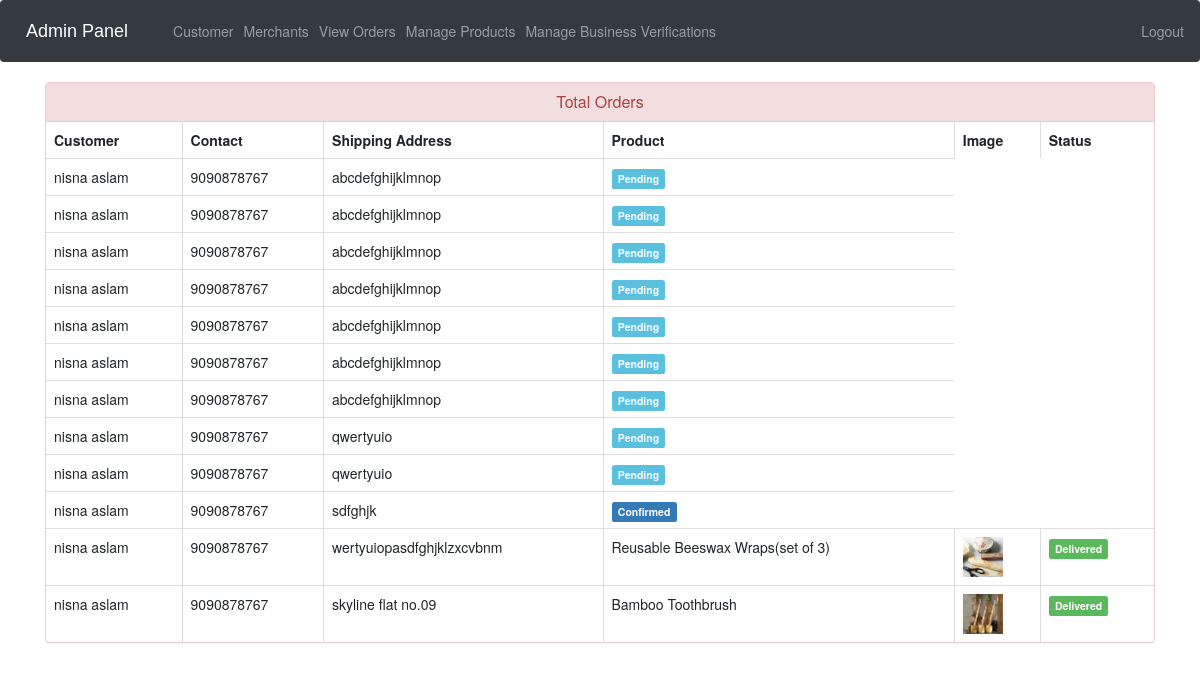
Before: /admin-view-booking (signed in) with the older database file.
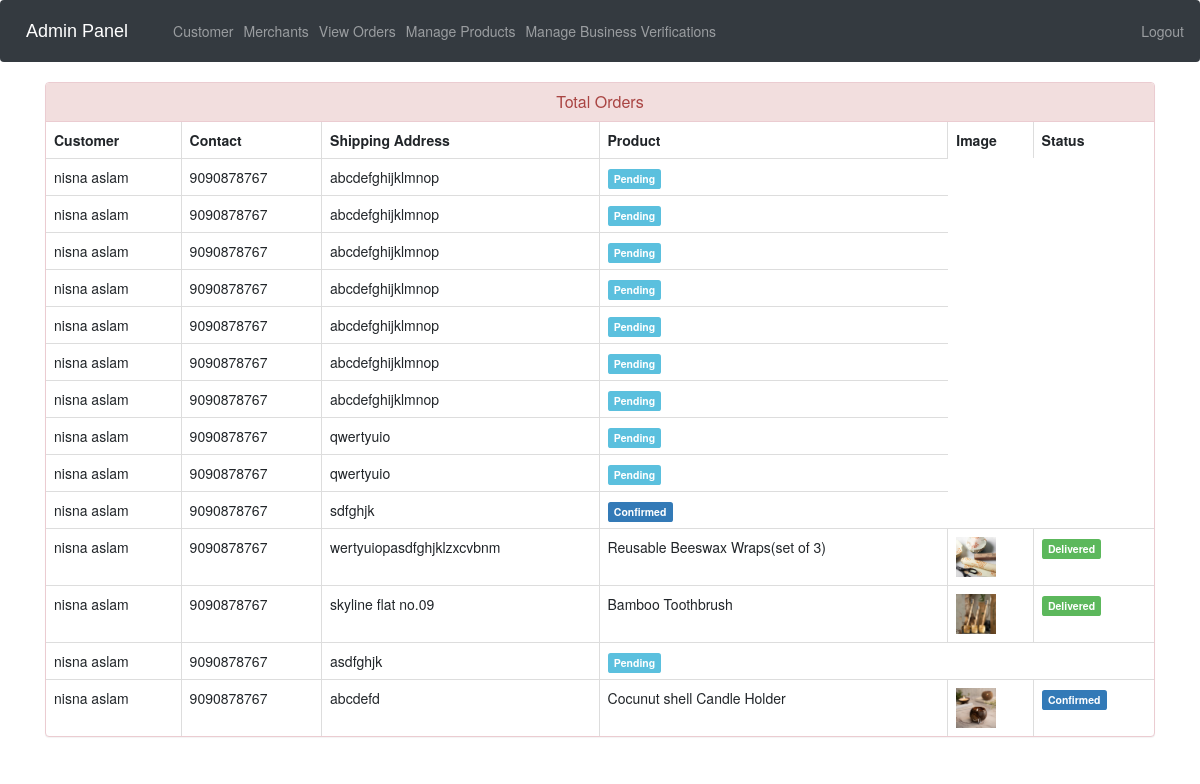
After: the same page with the newer database file.
### ecom/models.py (models this page shows, shortened)
class Orders(models.Model):
    STATUS =(
        ('Pending','Pending'),
        ('Order Confirmed','Order Confirmed'),
        ('Out for Delivery','Out for Delivery'),
        ('Delivered','Delivered'),
    )
    SHIPPING_METHODS = (
        ('standard', 'Standard Shipping'),
        ('express', 'Express Shipping'),
        ('eco', 'Eco-Friendly Shipping'),
    )
    customer=models.ForeignKey('Customer', on_delete=models.CASCADE,null=True)
    email = models.CharField(max_length=50,null=True)
    address = models.CharField(max_length=500,null=True)
    mobile = models.CharField(max_length=20,null=True)
    order_date= models.DateField(auto_now_add=True,null=True)
    total_amount=models.DecimalField(max_digits=10,decimal_places=2,null=True)
    total_carbon_footprint = models.DecimalField(max_digits=10, decimal_places=2)
    shipping_method = models.CharField(max_length=50, choices=SHIPPING_METHODS)
    shipping_carbon_offset = models.DecimalField(max_digits=10, decimal_places=2, null=True, blank=True)
    status=models.CharField(max_length=50,null=True,choices=STATUS,default='Pending')
    is_paid = models.CharField(max_length=20,default=False,null=True,blank=True)
    razorpay_order_id = models.CharField(max_length=100, null=True, blank=True)

class Customer(models.Model):
    user=models.OneToOneField(User,on_delete=models.CASCADE)
    profile_pic= models.ImageField(upload_to='profile_pic/CustomerProfilePic/',null=True,blank=True)
    address = models.CharField(max_length=40)
    mobile = models.CharField(max_length=20,null=False)
    @property
    def get_name(self):
        return self.user.first_name+" "+self.user.last_name

class Product(models.Model):
    seller = models.ForeignKey(User, on_delete=models.CASCADE)  # Add this field
    name=models.CharField(max_length=40)
    product_image= models.ImageField(upload_to='product_image/',null=True,blank=True)
    price = models.PositiveIntegerField()
    description=models.CharField(max_length=40)
    category = models.ForeignKey(ProductCategory, on_delete=models.CASCADE, related_name='products')
    stock_quantity = models.PositiveIntegerField(default=0)
    sustainability_score = models.DecimalField(max_digits=5, decimal_places=2, null=True, blank=True)
    carbon_footprint = models.DecimalField(max_digits=10, decimal_places=2, default=0)
    materials_footprint = models.DecimalField(max_digits=10, decimal_places=2,null=True)
    production_footprint = models.DecimalField(max_digits=10, decimal_places=2,null=True)
    packaging_footprint = models.DecimalField(max_digits=10, decimal_places=2,null=True)
    transportation_footprint = models.DecimalField(max_digits=10, decimal_places=2,null=True)
    disposal_footprint = models.DecimalField(max_digits=10, decimal_places=2,null=True)
    materials_source = models.TextField(null=True)
    production_method = models.TextField(null=True)
    disposal_instructions = models.TextField(null=True)
    certification_details = models.TextField(null=True, blank=True)
    last_updated = models.DateTimeField(auto_now=True,null=True)

### ecom/views.py (the view)
# urls.py: path('admin-view-booking', views.admin_view_booking_view,name='admin-view-booking'),
@login_required(login_url='adminlogin')
def admin_view_booking_view(request):
    orders = models.Orders.objects.all()
    order_data = []
    for order in orders:
        order_items = models.OrderItem.objects.filter(order=order)
        products = [item.product for item in order_items]  # Extract product from OrderItem
        order_data.append({
            'order': order,
            'products': products,
            'customer': order.customer
        })
    return render(request, 'ecom/admin_view_booking.html', {'order_data': order_data})

### templates/ecom/admin_view_booking.html (shortened to what this page needs)
{% extends 'ecom/admin_base.html' %}
{% load static %}
{% block content %}
<head>
  <link href="//netdna.bootstrapcdn.com/bootstrap/3.0.0/css/bootstrap.min.css" rel="stylesheet" id="bootstrap-css">
</head>
<div class="container">
  <div class="panel panel-danger">
    <div class="panel-heading">
      <h6 class="panel-title">Total Orders</h6>
    </div>
    <table class="table table-hover table-bordered" id="dev-table">
      <thead>
        <tr>
          <th>Customer</th>
          <th>Contact</th>
          <th>Shipping Address</th>
          <th>Product</th>
          <th>Image</th>
          <th>Status</th>
        </tr>
      </thead>
      {% for data in order_data %}
<tr>
  <td>{{ data.customer.get_name }}</td>
  <td>{{ data.customer.mobile }}</td>
  <td>{{ data.order.address }}</td>
  {% for product in data.products %}
  <td>{{ product.name }}</td>
  <td><img src="{{ product.product_image.url }}" alt="Product Image" height="40px" width="40px" /></td>
  {% endfor %}
  {% if data.order.status == 'Pending' %}
  <td><span class="label label-info">{{ data.order.status }}</span></td>
  {% elif data.order.status == 'Delivered' %}
  <td><span class="label label-success">{{ data.order.status }}</span></td>
  {% elif data.order.status == 'Out for Delivery' %}
  <td><span class="label label-warning">{{ data.order.status }}</span></td>
  {% else %}
  <td><span class="label label-primary">{{ data.order.status }}</span></td>
  {% endif %}
</tr>
{% endfor %}
    </table>
  </div>
</div>
{% endblock content %}

Changed rows visible on the page:
added Orders: customer.get_name "nisna aslam", customer.mobile "9090878767", order.address "asdfghjk", order.status "Pending"
added Orders: customer.get_name "nisna aslam", customer.mobile "9090878767", order.address "abcdefd", order.status "Confirmed"
now on this page (row edited): Product: name "Cocunut shell Candle Holder", product_image (picture), shown under "nisna aslam"
